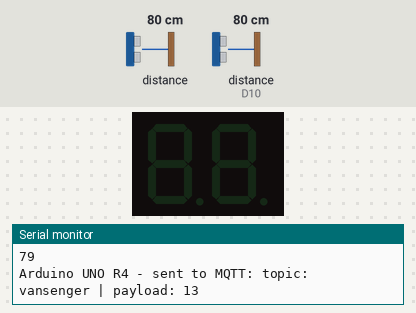
A sketch run on a simulated Arduino Uno R4 WiFi. Shown: 2-digit seven-segment display, the last lines printed to the serial monitor. Wiring (inferred from the names in the program): 2 × ultrasonic range finder: trigger D1, echo D0 / trigger D13, echo D10; 2-digit 7-segment display, segments lit when HIGH: segments D2, D3, D4, D5, D6, D7, D8; digit selects D11, D12. Inputs (shaded band) come from the test bench; at power-on: distance to the obstacle (sensor on D10) 80 cm, distance to the obstacle 80 cm. The echo pulse lasts 58.3 µs per cm; WiFi joins after 1.5 s; servers stay silent unless stated; no MQTT or app messages arrive unless stated; the segment pins are drawn as the display they are named for.

Above: at 12.7 s.
12.8 s: distance to the obstacle (sensor on D10) set to 74 cm
14.7 s: distance to the obstacle (sensor on D10) set to 68 cm
At 18.1 s:
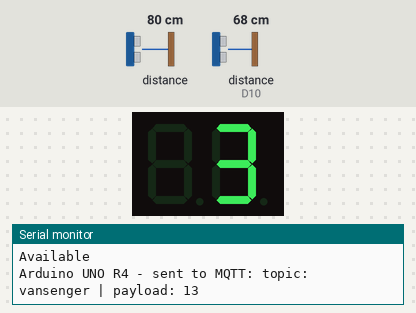
18.2 s: distance to the obstacle (sensor 0) set to 68 cm
21.4 s: distance to the obstacle (sensor 0) set to 120 cm
At 22.4 s:
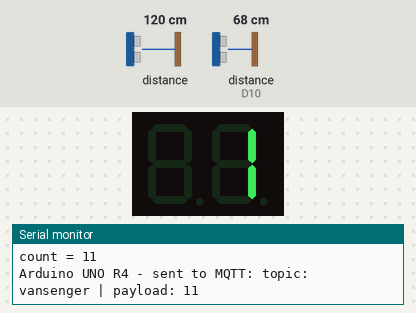
Timing chart, 0 to 24.4 s (numbered marks = the images above; inputs shaded):
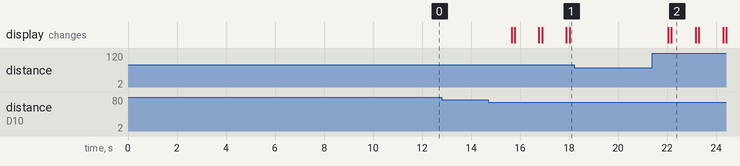

The sketch:

arduino.ino
```cpp
#include <WiFiS3.h>
#include <MQTTClient.h>
#include <stdlib.h>
#include <string.h>

const char WIFI_SSID[] = "your ssid";          // CHANGE TO YOUR WIFI SSID
const char WIFI_PASSWORD[] = "password";  // CHANGE TO YOUR WIFI PASSWORD

const char MQTT_BROKER_ADRRESS[] = "mqtt-dashboard.com";  // CHANGE TO MQTT BROKER'S ADDRESS
const int MQTT_PORT = 1883;
const char MQTT_CLIENT_ID[] = "arduino-uno-r4-clientgdxytscux";  // CHANGE IT AS YOU DESIRE
const char MQTT_USERNAME[] = "";                                            // CHANGE IT IF REQUIRED, empty if not required
const char MQTT_PASSWORD[] = "";                                            // CHANGE IT IF REQUIRED, empty if not required

// The MQTT topics that Arduino should publish/subscribe
const char PUBLISH_TOPIC[] = "vansenger";    // CHANGE IT AS YOU DESIRE
const char SUBSCRIBE_TOPIC[] = "vansenger";  // CHANGE IT AS YOU DESIRE

const int PUBLISH_INTERVAL = 1 * 1000;  // 60 seconds

WiFiClient network;
MQTTClient mqtt = MQTTClient(256);

unsigned long lastPublishTime = 0;

const int trigPinleft = 1;
const int echoPinleft = 0;
const int trigPinright = 13;
const int echoPinright = 10;

long durationleft, durationright;
int distanceleft, distanceright;
int count=13;

const int segments[] = {2, 3, 4, 5, 6, 7, 8}; // Segment pins a-g
const int leftSegment = 11, rightSegment = 12;

const int digitPatterns[][7] = {
  {1, 1, 1, 1, 1, 1, 0}, // 0
  {0, 1, 1, 0, 0, 0, 0}, // 1
  {1, 1, 0, 1, 1, 0, 1}, // 2
  {1, 1, 1, 1, 0, 0, 1}, // 3
  {0, 1, 1, 0, 0, 1, 1}, // 4
  {1, 0, 1, 1, 0, 1, 1}, // 5
  {1, 0, 1, 1, 1, 1, 1}, // 6
  {1, 1, 1, 0, 0, 0, 0}, // 7
  {1, 1, 1, 1, 1, 1, 1}, // 8
  {1, 1, 1, 1, 0, 1, 1}  // 9
};

void setup() {
  Serial.begin(9600);

  int status = WL_IDLE_STATUS;
  while (status != WL_CONNECTED) {
    Serial.print("Arduino UNO R4 - Attempting to connect to SSID: ");
    Serial.println(WIFI_SSID);
    // Connect to WPA/WPA2 network. Change this line if using open or WEP network:
    status = WiFi.begin(WIFI_SSID, WIFI_PASSWORD);
    // wait 10 seconds for connection:
    delay(10000);
  }
  // print your board's IP address:
  Serial.print("IP Address: ");
  Serial.println(WiFi.localIP());

  connectToMQTT();

    pinMode(trigPinleft, OUTPUT);
    pinMode(echoPinleft, INPUT);
    pinMode(trigPinright, OUTPUT);
    pinMode(echoPinright, INPUT);
    for (int i = 0; i < 7; i++) {
      pinMode(segments[i], OUTPUT);
    }
    pinMode(leftSegment, OUTPUT);
    pinMode(rightSegment, OUTPUT);
}

void loop() {
  mqtt.loop();

  if (millis() - lastPublishTime > PUBLISH_INTERVAL) {
    sendToMQTT();
    lastPublishTime = millis();
  }
}

void connectToMQTT() {
  // Connect to the MQTT broker
  mqtt.begin(MQTT_BROKER_ADRRESS, MQTT_PORT, network);

  // Create a handler for incoming messages
  mqtt.onMessage(messageHandler);

  Serial.print("Arduino UNO R4 - Connecting to MQTT broker");

  while (!mqtt.connect(MQTT_CLIENT_ID, MQTT_USERNAME, MQTT_PASSWORD)) {
    Serial.print(".");
    delay(100);
  }
  Serial.println();

  if (!mqtt.connected()) {
    Serial.println("Arduino UNO R4 - MQTT broker Timeout!");
    return;
  }

  // Subscribe to a topic, the incoming messages are processed by messageHandler() function
  if (mqtt.subscribe(SUBSCRIBE_TOPIC))
    Serial.print("Arduino UNO R4 - Subscribed to the topic: ");
  else
    Serial.print("Arduino UNO R4 - Failed to subscribe to the topic: ");

  Serial.println(SUBSCRIBE_TOPIC);
  Serial.println("Arduino UNO R4 - MQTT broker Connected!");
}

void sendToMQTT() {
    // Clear the trigPin
    digitalWrite(trigPinleft, LOW);
    digitalWrite(trigPinright, LOW);
    delayMicroseconds(2);

    // Set the trigPin HIGH for 10 microseconds
    digitalWrite(trigPinleft, HIGH);
    delayMicroseconds(5);
    digitalWrite(trigPinleft, LOW);

    durationleft = pulseIn(echoPinleft, HIGH);

    digitalWrite(trigPinright, HIGH);
    delayMicroseconds(5);
    digitalWrite(trigPinright, LOW);

    // Read the echoPin, return the sound wave travel time in microseconds
    durationright = pulseIn(echoPinright, HIGH);

    // Calculate the distance in cm and inches
    distanceleft = durationleft * 0.034 / 2;
    distanceright = durationright * 0.034 / 2;

    Serial.println(distanceleft);
    Serial.println(distanceright);

  if (distanceleft <= 70) {
      if (count > 0 && count <= 13) {
        count--;
        Serial.print("count = ");
        Serial.println(count);
      }else {
        Serial.println("FULL");
      }
  }else if (distanceright <= 70) {
      if (count >= 0 && count < 13) {
        count++;
        Serial.print("count = ");
        Serial.println(count);
      }else {
        Serial.println("Available");
      }
  int digit1, digit2;
    if (count/10 == 0) {
    	digit1 = 0;
      digit2 = count%10;
    }else {
    	digit1 = (int)count/10;
      digit2 = count%10;
    }
    showTwoDigits(digit1, digit2);

    // delay(1000); // Wait 1 second before the next measurement
  }


  // int val = millis();
  //int val = analogRead(A0);
  String val_str = String(count);

  // Convert the string to a char array for MQTT publishing
  char messageBuffer[10];
  val_str.toCharArray(messageBuffer, 10);

  // Publish the message to the MQTT topic
  mqtt.publish(PUBLISH_TOPIC, messageBuffer);

  // Print debug information to the Serial Monitor in one line
  Serial.println("Arduino UNO R4 - sent to MQTT: topic: " + String(PUBLISH_TOPIC) + " | payload: " + String(messageBuffer));
}


void messageHandler(String &topic, String &payload) {
  Serial.println("Arduino UNO R4 - received from MQTT: topic: " + topic + " | payload: " + payload);

  // You can process the incoming data , then control something
  /*
  process something
  */
}

void showTwoDigits(int digit1, int digit2) {
  unsigned long startTime = millis();
  while (millis() - startTime < 100) {
    displayDigit(digit1, rightSegment);
    delay(2);
    displayDigit(digit2, leftSegment);
    delay(2);
  }
}

void displayDigit(int digit, int activeSegment) {
  digitalWrite(leftSegment, activeSegment == leftSegment ? HIGH : LOW);
  digitalWrite(rightSegment, activeSegment == rightSegment ? HIGH : LOW);

  for (int i = 0; i < 7; i++) {
    digitalWrite(segments[i], digitPatterns[digit][i] ? HIGH : LOW);
  }
}
```

Measured:
- after the input at 14.7 s, the display: first changes after 0.96 s (image 1 shows a later state)
- after the input at 21.4 s, the display: first changes after 0.64 s (image 2 shows a later state)
- what the display in image 2 shows lasts 1.0 s, from 22.2 s to 23.2 s
